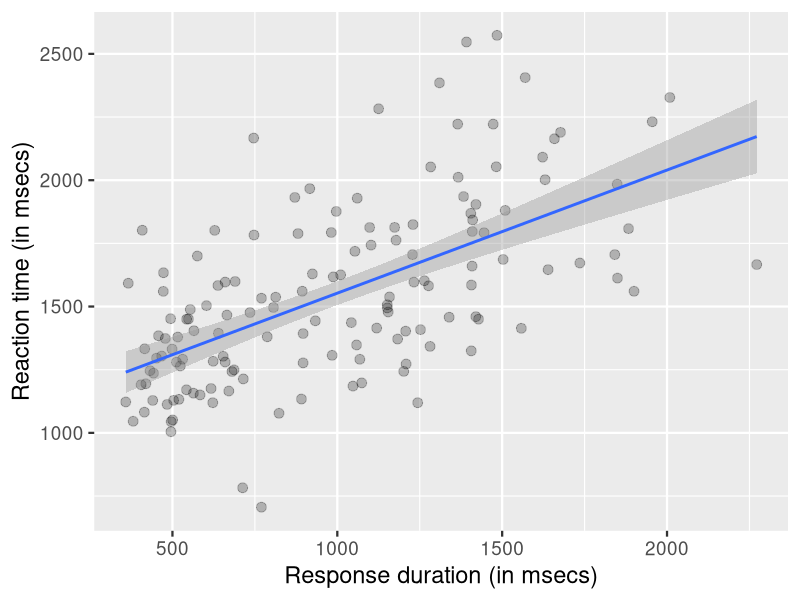
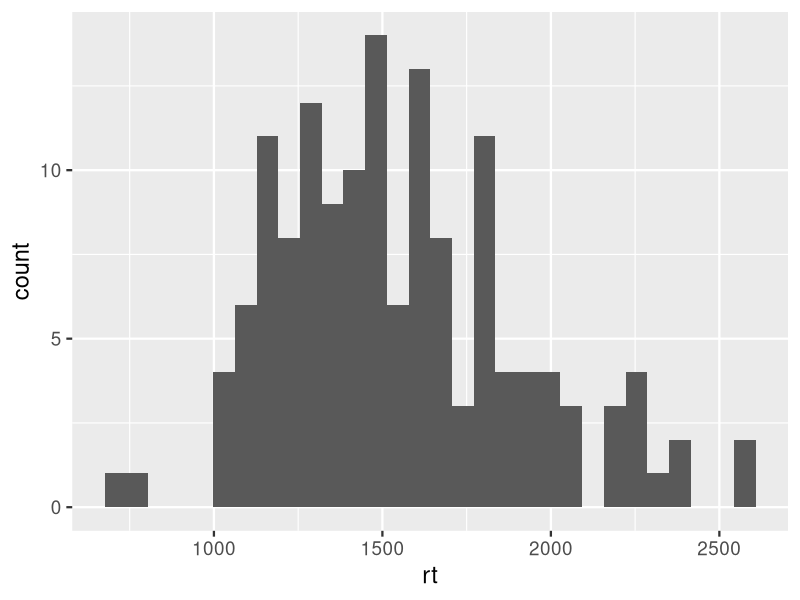
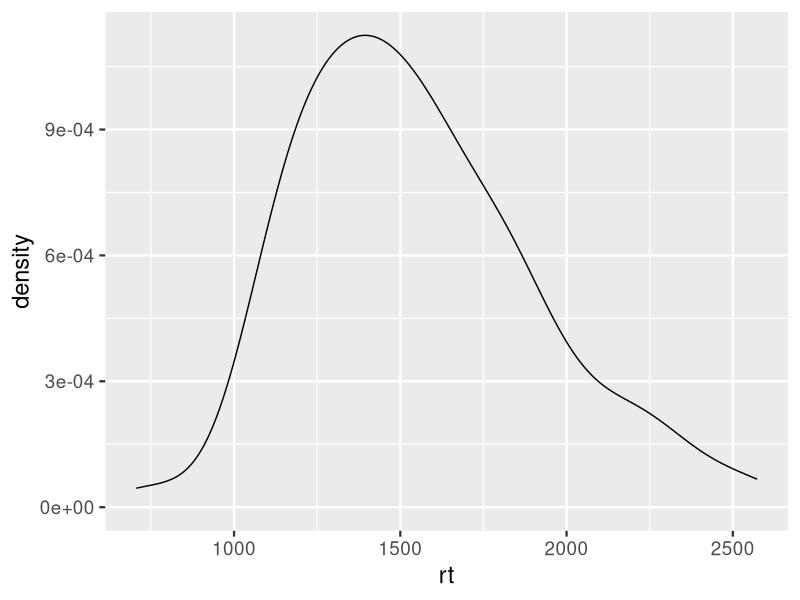
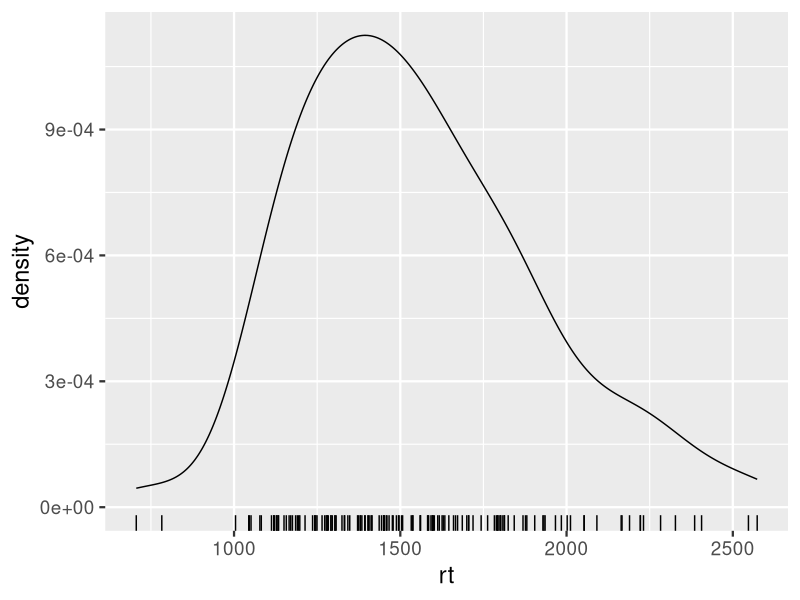
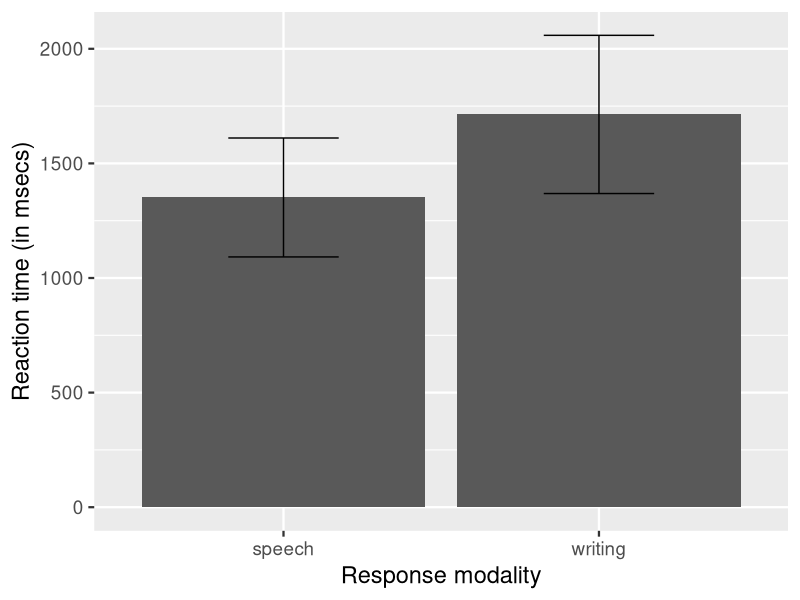
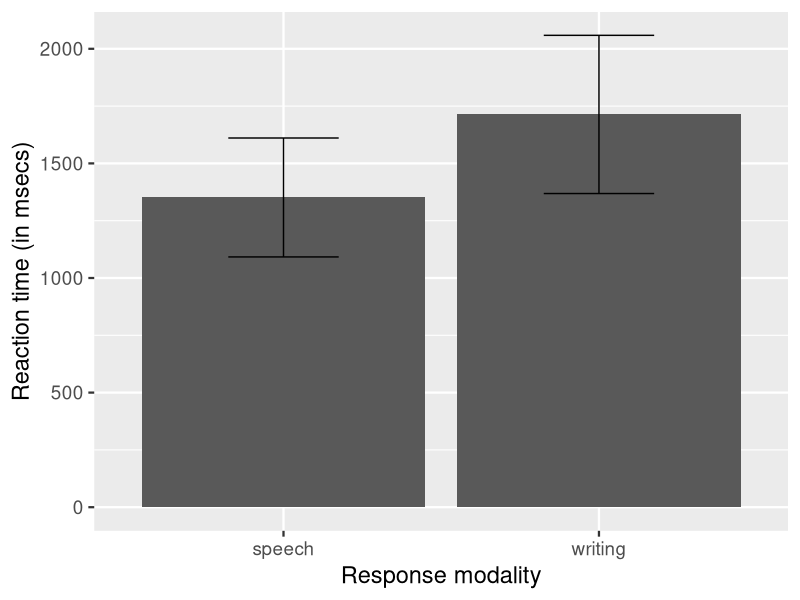
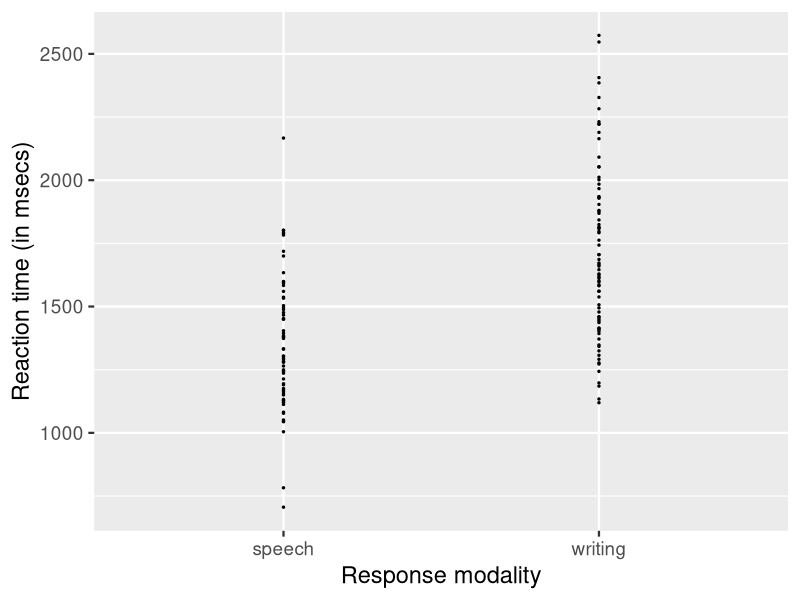
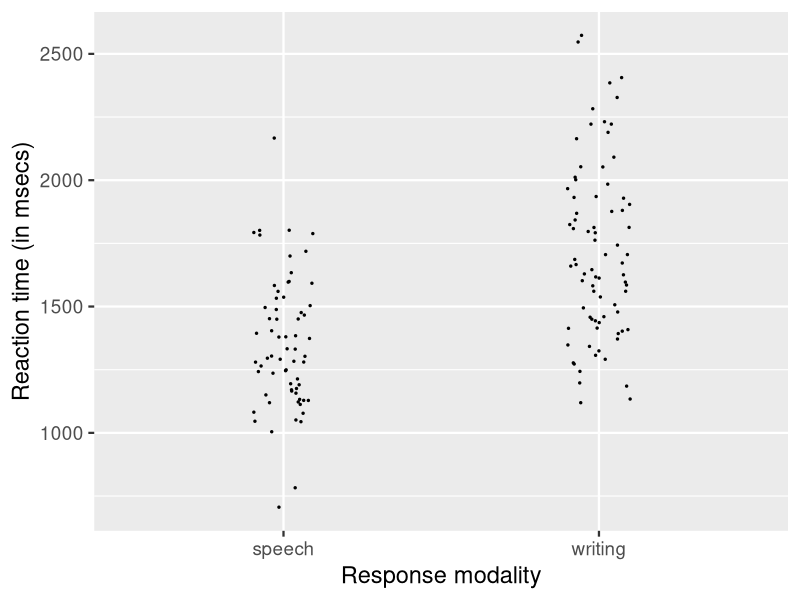

R code for these plots, in order:
## ---- chunk 1
library(tidyverse)
library(stringi)
library(ggthemes)
library(kableExtra)
library(knitr)
options("kableExtra.html.bsTable" = T)
knitr::opts_chunk$set(echo = TRUE,
                      comment= NA,
                      warning = FALSE,
                      message = FALSE)

theme_set(
  theme_gray(base_size = 17) +
    theme(plot.background = element_rect(fill = "transparent", colour = NA)))

## ---- chunk 2
d_spellname <- read_csv("../../data/spellname.csv")
## ---- chunk 3
d_spellname <- summarise(d_spellname, 
                      rt = mean(rt),
                      dur = mean(dur),
                      .by = c(ppt_id, name_familiarised, ppt_vocab, modality)) 
## ---- chunk 4
env <- asNamespace("ggplot2")
all_geoms <- ls(envir = env, pattern = "^geom_+")
geoms <- tolower(gsub("geom_", "", all_geoms))
#which(!(geoms %in% c("annotationmap", "col", "sf", "spoke")))

print(geoms, quote = F)
## ---- chunk 5
ggplot(data = d_spellname, mapping = aes(x = dur, y = rt)) +
  geom_point(size = 3, alpha = .25) +
  stat_smooth(method = "lm") +
  labs(y = "Reaction time (in msecs)",
       x = "Response duration (in msecs)") 
## ---- chunk 6

## ---- chunk 7
ggplot(d_spellname, aes(x = rt)) +
  geom_histogram() 
## ---- chunk 8
ggplot(d_spellname, aes(x = rt)) +
  geom_density() 

## ---- chunk 9
ggplot(d_spellname, aes(x = rt)) +
  geom_density() +
  geom_rug()
## ---- chunk 10
ggplot(data = d_spellname, aes(y = rt, x = modality)) +
  stat_summary(fun.y = mean, geom = "bar") +
  stat_summary(fun.data = mean_sdl, 
               fun.args = list(mult = 1), 
               geom = "errorbar", width = .35) +
  labs(y = "Reaction time (in msecs)", x = "Response modality") 
## ---- chunk 11
ggplot(data = d_spellname, aes(y = rt, x = modality)) +
  stat_summary(fun.y = mean, geom = "bar") +
  stat_summary(fun.data = mean_sdl, 
               fun.args = list(mult = 1), 
               geom = "errorbar", width = .35) +
  labs(y = "Reaction time (in msecs)", x = "Response modality") 
## ---- chunk 12
ggplot(data = d_spellname, aes(y = rt, x = modality)) +
  geom_point(size = .5) +
  labs(y = "Reaction time (in msecs)", x = "Response modality") 
## ---- chunk 13
ggplot(data = d_spellname, aes(y = rt, x = modality)) +
  geom_jitter(width = .1, size = .5) +
  labs(y = "Reaction time (in msecs)", x = "Response modality") 
## ---- chunk 14
ggplot(data = d_spellname, aes(y = rt, x = modality)) +
  geom_jitter(width = 0.1, size = .5, alpha = .25) + 
  stat_summary(fun.y = mean, 
               geom = "point",
               col = "darkred",
               size = 3) +
  stat_summary(fun.data = mean_sdl, 
               fun.args = list(mult = 1), 
               geom = "errorbar", 
               col = "darkred",
               width = .25) +
  labs(y = "Reaction time (in msecs)", x = "Response modality") 
## ---- chunk 15
ggplot(data = d_spellname, aes(y = rt, x = modality)) +
  geom_boxplot(width = .25) +
  labs(y = "Reaction time (in msecs)", x = "Response modality") 
## ---- chunk 16
ggplot(data = d_spellname, aes(y = rt, x = modality)) +
  geom_jitter(width = .1, size = .5) +
  geom_boxplot(width = .25, outlier.shape = NA, alpha = .35) +
  labs(y = "Reaction time (in msecs)", x = "Response modality") 
